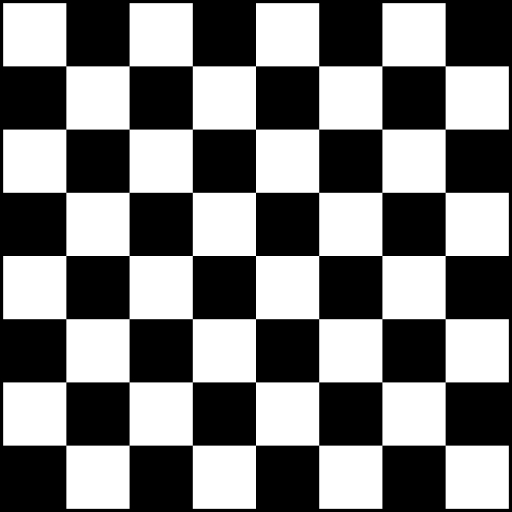
//> input picture images/Chess.jpg, 512 x 512 px
$ ./Main   (built with g++ and OpenCV 4)
//> lines starting //> are read from the running program, lines starting //| are printed output that depends on the picture; after the words box and inside, x2 and y2 are one past the last pixel; in counts of white or black regions, pixels touching at a corner belong together
### Hough Lines/HoughLines.hpp
#pragma once
#ifndef HOUGH_H_
#define HOUGH_H_

#include <opencv2/opencv.hpp>
#include <vector>
#include <iostream>

#define DEG2RAD 0.017453293f

using namespace cv;
using namespace std;

static unsigned int* Accu;
static int AccuWidth;
static int AccuHight;
static int ImageWidth;
static int ImageHight;

static Mat OriginalImage, GrayImage, BlurredImage, EdgesImage, AccumulatorImage, ResultImage;

int HoughTransform(unsigned char* img_data, int w, int h);
std::vector< std::pair< std::pair<int, int>, std::pair<int, int> > > GetLines(int threshold);
const unsigned int* GetAccu(int* w, int* h);
void doTransform(string ImagePath, int threshold);

#endif /* HOUGH_H_ */

### Hough Lines/HoughLines.cpp
#include "HoughLines.hpp"

//Creating Empty Accumulator
int HoughTransform(unsigned char* img_data, int w, int h)
{
	ImageWidth = w;
	ImageHight = h;

	//Creating Empty Accumulator
	double HoughHight = ((sqrt(2.0) * (double)(h > w ? h : w)) / 2.0);
	AccuHight = HoughHight * 2.0; // -r -> +r
	AccuWidth = 180;

	Accu = (unsigned int*)calloc(AccuHight * AccuWidth, sizeof(unsigned int));

	double center_x = w / 2;
	double center_y = h / 2;

	// Calculating r for every theta in the acc
	for (int y = 0; y < h; y++)
	{
		for (int x = 0; x < w; x++)
		{
			if (img_data[(y * w) + x] > 250)
			{
				for (int t = 0; t < 180; t++)
				{
					double r = (((double)x - center_x) * cos((double)t * DEG2RAD)) + (((double)y - center_y) * sin((double)t * DEG2RAD));
					Accu[(int)((round(r + HoughHight) * 180.0)) + t]++;
				}
			}
		}
	}

	return 0;
}


std::vector< std::pair< std::pair<int, int>, std::pair<int, int> > > GetLines(int threshold)
{
	std::vector< std::pair< std::pair<int, int>, std::pair<int, int> > > lines;

	if (Accu == 0)
		return lines;

	for (int r = 0; r < AccuHight; r++)
	{
		for (int t = 0; t < AccuWidth; t++)
		{
			if ((int)Accu[(r * AccuWidth) + t] >= threshold)
			{
				//Is this point a local maxima (9x9)
				int max = Accu[(r * AccuWidth) + t];
				for (int ly = -4; ly <= 4; ly++)
				{
					for (int lx = -4; lx <= 4; lx++)
					{
						if ((ly + r >= 0 && ly + r < AccuHight) && (lx + t >= 0 && lx + t < AccuWidth))
						{
							if ((int)Accu[((r + ly) * AccuWidth) + (t + lx)] > max)
							{
								max = Accu[((r + ly) * AccuWidth) + (t + lx)];
								ly = lx = 5;
							}
						}
					}
				}
				if (max > (int)Accu[(r * AccuWidth) + t])
					continue;


				int x1, y1, x2, y2;
				x1 = y1 = x2 = y2 = 0;

				if (t >= 45 && t <= 135)
				{
					//y = (r - x cos(t)) / sin(t)
					x1 = 0;
					y1 = ((double)(r - (AccuHight / 2)) - ((x1 - (ImageWidth / 2)) * cos(t * DEG2RAD))) / sin(t * DEG2RAD) + (ImageHight / 2);
					x2 = ImageWidth - 0;
					y2 = ((double)(r - (AccuHight / 2)) - ((x2 - (ImageWidth / 2)) * cos(t * DEG2RAD))) / sin(t * DEG2RAD) + (ImageHight / 2);
				}
				else
				{
					//x = (r - y sin(t)) / cos(t);
					y1 = 0;
					x1 = ((double)(r - (AccuHight / 2)) - ((y1 - (ImageHight / 2)) * sin(t * DEG2RAD))) / cos(t * DEG2RAD) + (ImageWidth / 2);
					y2 = ImageHight - 0;
					x2 = ((double)(r - (AccuHight / 2)) - ((y2 - (ImageHight / 2)) * sin(t * DEG2RAD))) / cos(t * DEG2RAD) + (ImageWidth / 2);
				}

				lines.push_back(std::pair< std::pair<int, int>, std::pair<int, int> >(std::pair<int, int>(x1, y1), std::pair<int, int>(x2, y2)));

			}
		}
	}

	std::cout << "lines: " << lines.size() << " " << threshold << std::endl;
	return lines;
}

const unsigned int* GetAccu(int* w, int* h)
{
	*w = AccuWidth;
	*h = AccuHight;

	return Accu;
}

### Hough Lines/Main.cpp
#include "HoughLines.hpp"

String ImagePath = "\\Chess.jpg";

int main()
{
	doTransform(ImagePath, 175);

	imshow("Result", ResultImage);
	//imshow("Canny Edge Detection", EdgesImage);
	//imshow("Accumulator", AccumulatorImage);
	waitKey(0);
}


void doTransform(string ImagePath, int threshold)
{
//> called with ImagePath = "\Chess.jpg", threshold = 175

	OriginalImage = imread(ImagePath, 1);
//> OriginalImage is the input picture: 512 rows x 512 cols, CV_8UC3; min 0, max 255, mean 124.4
	cvtColor(OriginalImage, GrayImage, COLOR_RGB2GRAY);
	blur(GrayImage, BlurredImage, Size(5, 5));
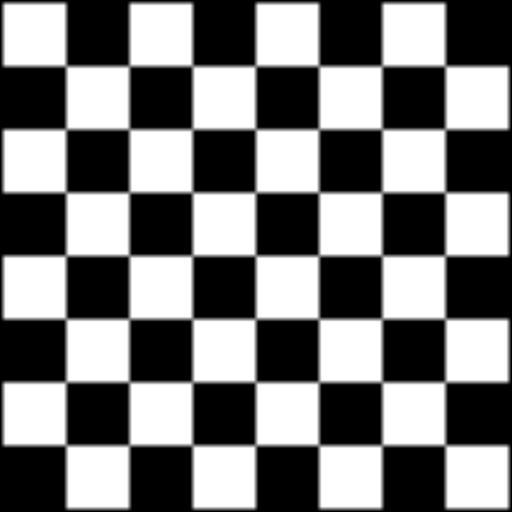
//> BlurredImage: 512 rows x 512 cols, CV_8UC1; min 0, max 255, mean 124.4
	Canny(BlurredImage, EdgesImage, 100, 150, 3);
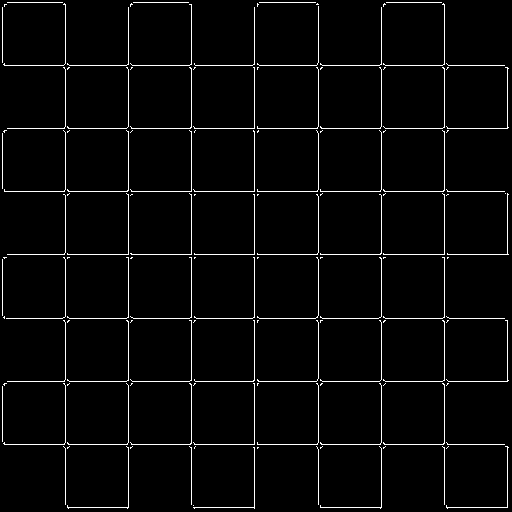
//> EdgesImage: 512 rows x 512 cols, CV_8UC1; 3.1% white in thin lines or dots

	int w = EdgesImage.cols;
//> w = 512
	int h = EdgesImage.rows;
//> h = 512

	HoughTransform(EdgesImage.data, w, h);

	if (threshold == 0)
		threshold = w > h ? w / 4 : h / 4;


	{
		ResultImage = OriginalImage.clone();

		//Search the accumulator
		std::vector< std::pair< std::pair<int, int>, std::pair<int, int> > > lines = GetLines(threshold);
//> after the loop in GetLines, `for (int r = 0; r < AccuHight; r++)`: lines = 18 items
//| lines: 18 175
//> lines = 18 items

		//Draw the results
		std::vector< std::pair< std::pair<int, int>, std::pair<int, int> > >::iterator it;
		for (it = lines.begin(); it != lines.end(); it++)
		{
			line(ResultImage, Point(it->first.first, it->first.second), Point(it->second.first, it->second.second), Scalar(0, 255, 0), 3, 0);
		}
//> this loop made 18 passes
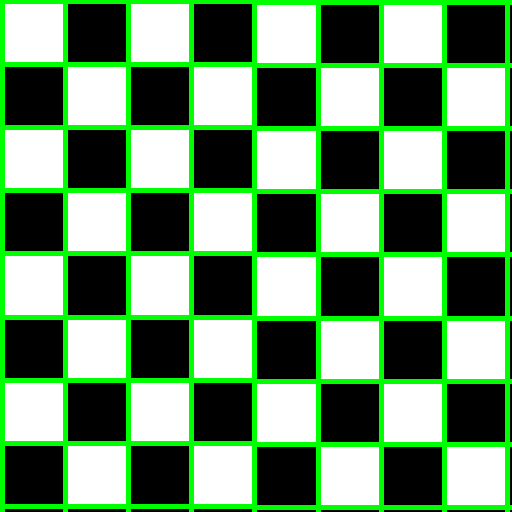
//> ResultImage: 512 rows x 512 cols, CV_8UC3; 16.72% of pixels changed, all inside (x1, y1, x2, y2) = (0, 0, 512, 512)

		//Display all line on the original Image
		int aw, ah, maxa;
		aw = ah = maxa = 0;
		const unsigned int* accu = GetAccu(&aw, &ah);
//> aw = 180; ah = 724

		for (int p = 0; p < (ah * aw); p++)
		{
			if ((int)accu[p] > maxa)
				maxa = accu[p];
		}
//> this loop made 130320 passes
//> maxa on passes 1123, 1124, 1125, 1303, 1304, 9495, 9496, 15307, 16026, 16745, 17146, 17284: 1, 2, 5, 6, 7, 10, 12, 13, 15, 17, 18, 19
//> after the loop, maxa = 488
		double contrast = 1.0;
		double coef = 255.0 / (double)maxa * contrast;
//> coef = 0.523

		AccumulatorImage = Mat(ah, aw, CV_8UC3);
//> AccumulatorImage: 724 rows x 180 cols, CV_8UC3; every value is 0
		for (int p = 0; p < (ah * aw); p++)
		{
			unsigned char c = (double)accu[p] * coef < 255.0 ? (double)accu[p] * coef : 255.0;
			AccumulatorImage.data[(p * 3) + 0] = 255;
			AccumulatorImage.data[(p * 3) + 1] = 255 - c;
			AccumulatorImage.data[(p * 3) + 2] = 255 - c;
		}
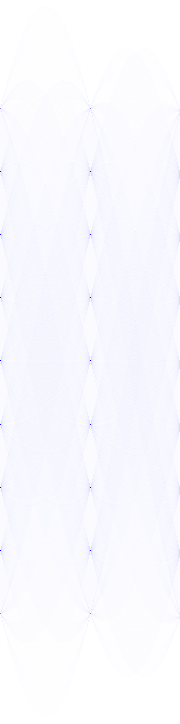
//> AccumulatorImage: 724 rows x 180 cols, CV_8UC3; mean B, G, R 255, 249.6, 249.6
	}
}

$ run again, with images/img1.jpg copied over images/Chess.jpg
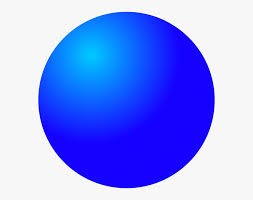
//> input picture images/img1.jpg, 253 x 200 px
//> in doTransform, OriginalImage is the input picture: 200 rows x 253 cols, CV_8UC3; mean B, G, R 250.1, 151.9, 135.8
//> in doTransform, `Canny(BlurredImage, EdgesImage, 100, 150, 3);`:
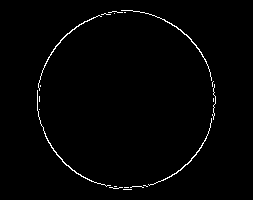
//> EdgesImage: 200 rows x 253 cols, CV_8UC1; 1.4% white in thin lines or dots, all inside (x1, y1, x2, y2) = (37, 10, 216, 190)
//> after the loop in GetLines, `for (int r = 0; r < AccuHight; r++)`: lines = 0 items
//| lines: 0 175
//> aw = 180; ah = 357
//> the loop in doTransform, `for (int p = 0; p < (ah * aw); p++)` made 64260 passes
//> maxa on passes 16024, 16025, 16028, 16094, 16095, 16097, 16098, 16100: 1, 2, 3, 4, 6, 7, 8, 9
//> after the loop in doTransform, `for (int p = 0; p < (ah * aw); p++)`: maxa = 35
//> coef = 7.29
//> after the loop in doTransform, `for (int p = 0; p < (ah * aw); p++)`:
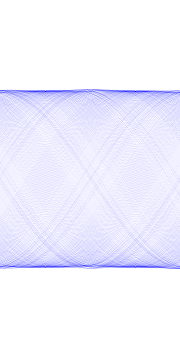
//> AccumulatorImage: 357 rows x 180 cols, CV_8UC3; mean B, G, R 255, 241.2, 241.2
